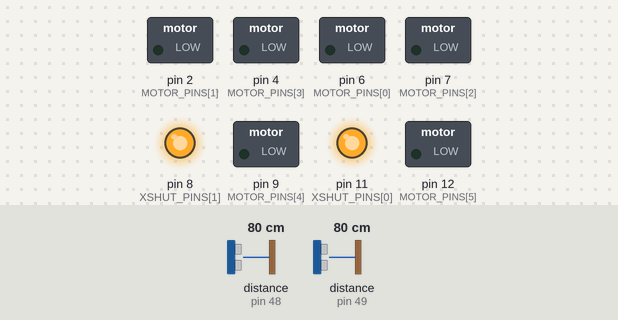
A sketch run on a simulated Arduino Uno, built with avr-gcc and run on an emulated ATmega328P. Shown: switched loads named in the sketch (green lamp = pin HIGH), output pins drawn as LEDs (lit = HIGH). The inputs (shaded band) are chosen by the test bench; at power-on: distance to the obstacle (sensors on pin 48, pin 49) 80 cm. What the sketch prints to the serial monitor is not drawn.

Above: at 0.5 s.
Timing chart, 0 to 2.0 s (numbered marks = the images above):
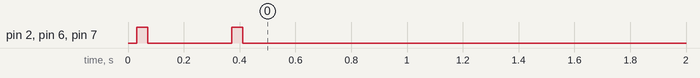

The sketch:

motor_controller.ino
```cpp
/*
 * ORIENTATION — Motor Controller
 * 6 vibration motors + 2 VL53L0X distance sensors
 *
 * Confirmed wiring (soldered with Anna; D6/D9 swapped on board 2026-05):
 *   DFNinja motors:   D6 (front), D12 (back)
 *   Coin motors:      D2, D4, D9, D7
 *   VL53L0X XSHUT:   D8 (front), D11 (back)
 *
 * Motor layout on collar:
 *          FRONT
 *       [F — DFNinja]    pin 6
 *   FL(coin)    FR(coin) pins 7, 2
 *   BL(coin)    BR(coin) pins 4, 9
 *       [B — DFNinja]    pin 12
 *          BACK
 *
 * XSHUT pins for VL53L0X: D8 (sensor 1 front), D11 (sensor 0 back)
 *
 * Commands from Pi (serial, 9600 baud):
 *   ZONE:X:Y    X = motor zone 0-5, Y = level 0-3
 *   STAIR       all 6 motors: 5 rapid pulses (stair warning)
 *   BEAT        short pulse on F+FL+FR (heartbeat, system alive)
 *
 * Zone IDs:
 *   0 = F  (DFRobot Front,  pin 6)
 *   1 = FR (Coin FrontRight, pin 2)
 *   2 = FL (Coin FrontLeft,  pin 7)
 *   3 = BL (Coin BackLeft,   pin 4)
 *   4 = BR (Coin BackRight,  pin 9)
 *   5 = B  (DFRobot Back,   pin 12)
 *
 * Pulsing (non-blocking, millis-based):
 *   Level 0: silent
 *   Level 1 (Notice):  800ms period, 30ms ON
 *   Level 2 (Warning): 400ms period, 60ms ON
 *   Level 3 (Danger):  150ms period, 100ms ON
 */

#include <Wire.h>
#include <VL53L0X.h>

// ── Motors ──────────────────────────────────────────────────────────────────
const int NUM_MOTORS = 6;
const int MOTOR_PINS[NUM_MOTORS] = {6, 2, 7, 4, 9, 12};
// Zone:                            F  FR  FL  BL  BR   B

// Pulse timing per level [period_ms, on_ms]
const unsigned long PERIOD_MS[4] = {0,   800, 400, 150};
const unsigned long ON_MS[4]     = {0,   30,  60,  100};

// Per-motor state
int          motorLevel[NUM_MOTORS]      = {0};
unsigned long lastPeriodStart[NUM_MOTORS] = {0};
bool          pulseOn[NUM_MOTORS]         = {false};

// ── VL53L0X sensors ──────────────────────────────────────────────────────────
const int NUM_SENSORS = 2;
const int XSHUT_PINS[NUM_SENSORS]      = {11, 8};
const uint8_t SENSOR_ADDRS[NUM_SENSORS] = {0x30, 0x31};
VL53L0X sensors[NUM_SENSORS];
bool    sensorOK[NUM_SENSORS];

// ── Serial buffer ────────────────────────────────────────────────────────────
char buf[32];
int  bufPos = 0;

// ── Forward declarations ─────────────────────────────────────────────────────
void handleCommand();
void updateMotors();
void playStair();
void playBeat();

// ────────────────────────────────────────────────────────────────────────────

void setup() {
  Serial.begin(9600);

  // Motor pins
  for (int i = 0; i < NUM_MOTORS; i++) {
    pinMode(MOTOR_PINS[i], OUTPUT);
    digitalWrite(MOTOR_PINS[i], LOW);
  }

  // XSHUT pins — pull all LOW first (all sensors off)
  for (int i = 0; i < NUM_SENSORS; i++) {
    pinMode(XSHUT_PINS[i], OUTPUT);
    digitalWrite(XSHUT_PINS[i], LOW);
    sensorOK[i] = false;
  }
  delay(10);

  Wire.begin();

  // Boot sensors one by one, assign unique I2C addresses
  for (int i = 0; i < NUM_SENSORS; i++) {
    digitalWrite(XSHUT_PINS[i], HIGH);
    delay(10);
    sensors[i].setTimeout(500);
    if (sensors[i].init()) {
      sensors[i].setAddress(SENSOR_ADDRS[i]);
      sensors[i].startContinuous();
      sensorOK[i] = true;
      Serial.print("DEBUG: Sensor ");
      Serial.print(i);
      Serial.println(" OK");
    } else {
      Serial.print("DEBUG: Sensor ");
      Serial.print(i);
      Serial.println(" FAILED");
    }
  }

  // Startup beat — 2 short pulses on front motors
  playBeat();
  delay(300);
  playBeat();
}

// ── Non-blocking motor pulsing ───────────────────────────────────────────────

void updateMotors() {
  unsigned long now = millis();
  for (int i = 0; i < NUM_MOTORS; i++) {
    int lvl = motorLevel[i];
    if (lvl == 0) {
      if (pulseOn[i]) {
        digitalWrite(MOTOR_PINS[i], LOW);
        pulseOn[i] = false;
      }
      continue;
    }
    unsigned long elapsed = now - lastPeriodStart[i];
    if (!pulseOn[i]) {
      if (elapsed >= PERIOD_MS[lvl]) {
        digitalWrite(MOTOR_PINS[i], HIGH);
        pulseOn[i] = true;
        lastPeriodStart[i] = now;
      }
    } else {
      if (elapsed >= ON_MS[lvl]) {
        digitalWrite(MOTOR_PINS[i], LOW);
        pulseOn[i] = false;
      }
    }
  }
}

// ── Special patterns ─────────────────────────────────────────────────────────

void playStair() {
  for (int p = 0; p < 5; p++) {
    for (int i = 0; i < NUM_MOTORS; i++) digitalWrite(MOTOR_PINS[i], HIGH);
    delay(80);
    for (int i = 0; i < NUM_MOTORS; i++) digitalWrite(MOTOR_PINS[i], LOW);
    delay(60);
  }
}

void playBeat() {
  // Front motors only: F=0, FR=1, FL=2
  digitalWrite(MOTOR_PINS[0], HIGH);
  digitalWrite(MOTOR_PINS[1], HIGH);
  digitalWrite(MOTOR_PINS[2], HIGH);
  delay(40);
  digitalWrite(MOTOR_PINS[0], LOW);
  digitalWrite(MOTOR_PINS[1], LOW);
  digitalWrite(MOTOR_PINS[2], LOW);
}

// ── Serial command handling ──────────────────────────────────────────────────

void handleCommand() {
  if (buf[0]=='Z' && buf[1]=='O' && buf[2]=='N' && buf[3]=='E') {
    int zone  = buf[5] - '0';
    int level = buf[7] - '0';
    if (zone >= 0 && zone < NUM_MOTORS && level >= 0 && level <= 3) {
      motorLevel[zone] = level;
      lastPeriodStart[zone] = millis() - PERIOD_MS[max(level, 1)];
      pulseOn[zone] = false;
      digitalWrite(MOTOR_PINS[zone], LOW);
    }
  }
  else if (buf[0]=='S' && buf[1]=='T' && buf[2]=='A') {
    playStair();
  }
  else if (buf[0]=='B' && buf[1]=='E' && buf[2]=='A') {
    playBeat();
  }
}

// ── TOF sensor reading ───────────────────────────────────────────────────────

unsigned long lastTof = 0;

void readAndSendTof() {
  if (millis() - lastTof < 200) return;
  lastTof = millis();
  for (int i = 0; i < NUM_SENSORS; i++) {
    if (sensorOK[i]) {
      int dist = sensors[i].readRangeContinuousMillimeters();
      if (!sensors[i].timeoutOccurred()) {
        Serial.print("TOF");
        Serial.print(i);
        Serial.print(":");
        Serial.println(dist);
      }
    }
  }
}

// ── Main loop ────────────────────────────────────────────────────────────────

void loop() {
  while (Serial.available()) {
    char c = Serial.read();
    if (c == '\n' || c == '\r') {
      if (bufPos > 0) {
        buf[bufPos] = '\0';
        handleCommand();
        bufPos = 0;
      }
    } else if (bufPos < 31) {
      buf[bufPos++] = c;
    }
  }

  updateMotors();
  readAndSendTof();
}
```
